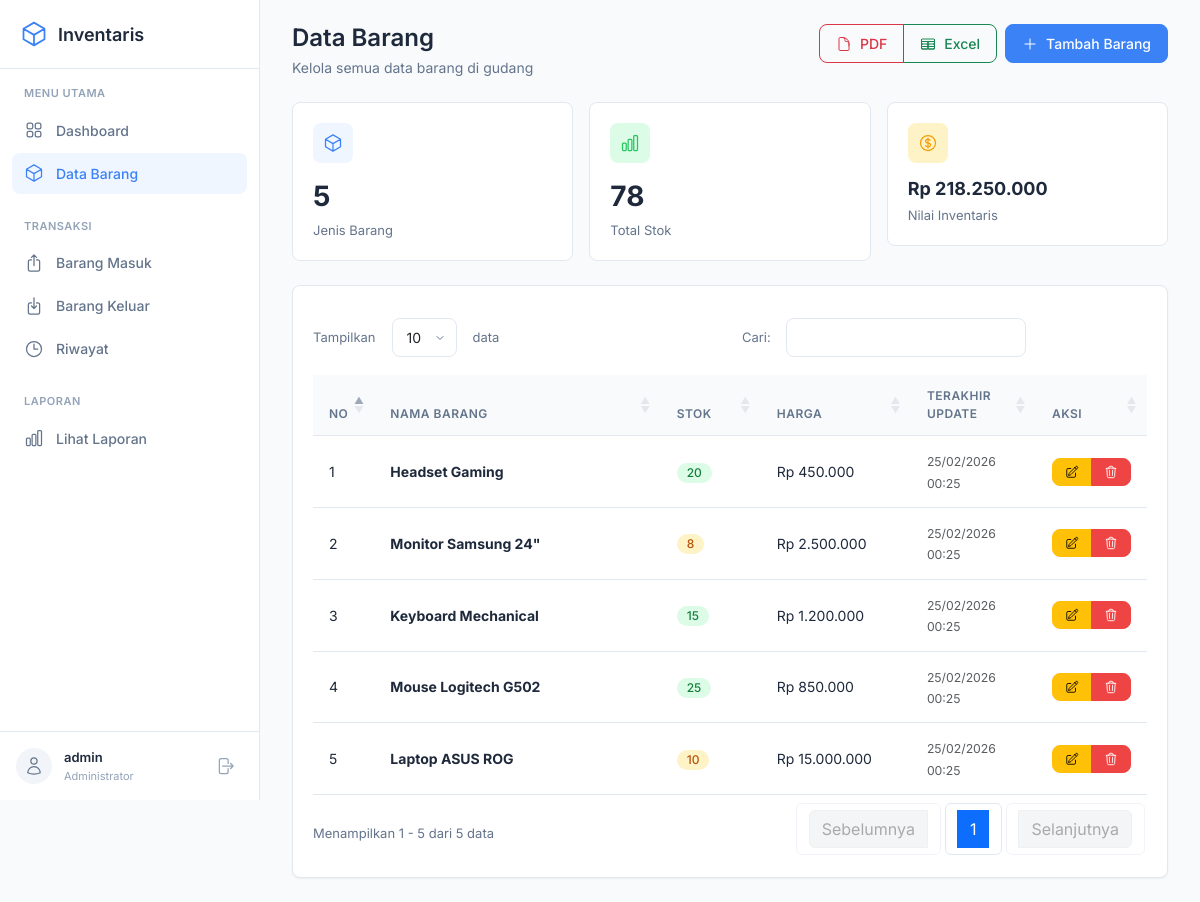
The app's page /app/barang/ (signed in) with its own data.
### tables this page shows
CREATE TABLE IF NOT EXISTS barang (
    id INT AUTO_INCREMENT PRIMARY KEY,
    nama_barang VARCHAR(100) NOT NULL,
    stok INT DEFAULT 0,
    harga DECIMAL(12,2) DEFAULT 0,
    created_at TIMESTAMP DEFAULT CURRENT_TIMESTAMP,
    updated_at TIMESTAMP DEFAULT CURRENT_TIMESTAMP ON UPDATE CURRENT_TIMESTAMP
);

### app/barang/index.php (the view, shortened to what this page needs)
<?php
require_once __DIR__ . '/../includes/header.php';
require_once __DIR__ . '/../config/koneksi.php';
$stmt = $pdo->query("SELECT * FROM barang ORDER BY id DESC");
$data_barang = $stmt->fetchAll();
$total_nilai = 0;
foreach ($data_barang as $b) {
    $total_nilai += $b['stok'] * $b['harga'];
}
?>
<div class="page-header d-flex justify-content-between align-items-start">
    <div>
        <h1>Data Barang</h1>
        <p>Kelola semua data barang di gudang</p>
    </div>
    <div class="d-flex gap-2">
        <div class="btn-group">
            <a href="export_pdf.php" class="btn btn-outline-danger" target="_blank" title="Export PDF">
                PDF
            </a>
            <a href="export_excel.php" class="btn btn-outline-success" title="Export Excel">
                Excel
            </a>
        </div>
        <a href="tambah.php" class="btn btn-primary">
            <svg xmlns="http://www.w3.org/2000/svg" fill="none" viewBox="0 0 24 24" stroke-width="1.5" stroke="currentColor" width="18" height="18">
                <path stroke-linecap="round" stroke-linejoin="round" d="M12 4.5v15m7.5-7.5h-15" />
            </svg>
            Tambah Barang
        </a>
    </div>
</div>
<div class="row g-3 mb-4">
    <div class="col-md-4">
        <div class="stat-card">
            <div class="stat-icon primary">
                <svg xmlns="http://www.w3.org/2000/svg" fill="none" viewBox="0 0 24 24" stroke-width="1.5" stroke="currentColor">
                    <path stroke-linecap="round" stroke-linejoin="round" d="m21 7.5-9-5.25L3 7.5m18 0-9 5.25m9-5.25v9l-9 5.25M3 7.5l9 5.25M3 7.5v9l9 5.25m0-9v9" />
                </svg>
            </div>
            <div class="stat-value"><?= count($data_barang) ?></div>
            <div class="stat-label">Jenis Barang</div>
        </div>
    </div>
    <div class="col-md-4">
        <div class="stat-card">
            <div class="stat-icon success">
            </div>
            <div class="stat-value"><?= number_format(array_sum(array_column($data_barang, 'stok'))) ?></div>
            <div class="stat-label">Total Stok</div>
        </div>
    </div>
    <div class="col-md-4">
        <div class="stat-card">
            <div class="stat-icon warning">
            </div>
            <div class="stat-value" style="font-size: 18px;">Rp <?= number_format($total_nilai, 0, ',', '.') ?></div>
            <div class="stat-label">Nilai Inventaris</div>
        </div>
    </div>
</div>
<div class="card">
    <div class="card-body">
        <div class="table-responsive">
            <table id="tabelBarang" class="table table-hover">
                <thead>
                    <tr>
                        <th width="5%">No</th>
                        <th>Nama Barang</th>
                        <th width="12%">Stok</th>
                        <th width="18%">Harga</th>
                        <th width="15%">Terakhir Update</th>
                        <th width="12%">Aksi</th>
                    </tr>
                </thead>
                <tbody>
                    <?php $no = 1; foreach ($data_barang as $barang): ?>
                    <tr>
                        <td><?= $no++ ?></td>
                        <td><strong><?= htmlspecialchars($barang['nama_barang']) ?></strong></td>
                        <td>
                            <?php
                                $stok = $barang['stok'];
                                if ($stok > 10) {
                                    $badge = 'success';
                                } elseif ($stok > 0) {
                                    $badge = 'warning';
                                } else {
                                    $badge = 'danger';
                                }
                            ?>
                            <span class="badge bg-<?= $badge ?>"><?= $stok ?></span>
                        </td>
                        <td>Rp <?= number_format($barang['harga'], 0, ',', '.') ?></td>
                        <td>
                            <small class="text-muted">
                                <?= date('d/m/Y H:i', strtotime($barang['updated_at'])) ?>
                            </small>
                        </td>
                        <td>
                            <div class="btn-group" role="group">
                                <a href="edit.php?id=<?= $barang['id'] ?>" class="btn btn-sm btn-warning" title="Edit">
                                </a>
                                <button onclick="hapusBarang(<?= $barang['id'] ?>, '<?= htmlspecialchars($barang['nama_barang'], ENT_QUOTES) ?>')"
                                        class="btn btn-sm btn-danger" title="Hapus">
                                </button>
                            </div>
                        </td>
                    </tr>
                    <?php endforeach; ?>
                </tbody>
            </table>
        </div>
    </div>
</div>
<?php require_once __DIR__ . '/../includes/footer.php'; ?>

### app/assets/css/style.css (style rules this page uses)
:root { --primary: #3b82f6; --primary-hover: #2563eb; --primary-light: #eff6ff; --bg-body: #f8fafc; --bg-sidebar: #ffffff; --bg-card: #ffffff; --bg-hover: #f1f5f9; --text-primary: #1e293b; --text-secondary: #64748b; --text-muted: #94a3b8; --border-color: #e2e8f0; --success: #22c55e; --danger: #ef4444; --warning: #f59e0b; --info: #0ea5e9; --font-family: 'Inter', -apple-system, BlinkMacSystemFont, sans-serif; --sidebar-width: 260px; --transition: all 0.2s ease; --shadow-sm: 0 1px 2px rgba(0, 0, 0, 0.05); --shadow: 0 1px 3px rgba(0, 0, 0, 0.1); --radius: 8px; }
* { margin: 0; padding: 0; box-sizing: border-box; }
body { font-family: var(--font-family); background: var(--bg-body); color: var(--text-primary); font-size: 14px; line-height: 1.5; }
.page-header { margin-bottom: 24px; }
.page-header h1 { font-size: 24px; font-weight: 600; color: var(--text-primary); margin-bottom: 4px; }
.page-header p { color: var(--text-secondary); margin: 0; }
.card { background: var(--bg-card); border: 1px solid var(--border-color); border-radius: var(--radius); box-shadow: var(--shadow-sm); }
.card-body { padding: 20px; }
.stat-card { padding: 20px; border-radius: var(--radius); background: var(--bg-card); border: 1px solid var(--border-color); }
.stat-card .stat-icon { width: 40px; height: 40px; border-radius: var(--radius); display: flex; align-items: center; justify-content: center; margin-bottom: 12px; }
.stat-card .stat-icon svg { width: 20px; height: 20px; }
.stat-card .stat-icon.primary { background: var(--primary-light); color: var(--primary); }
.stat-card .stat-icon.success { background: #dcfce7; color: var(--success); }
.stat-card .stat-icon.warning { background: #fef3c7; color: var(--warning); }
.stat-card .stat-value { font-size: 28px; font-weight: 700; color: var(--text-primary); margin-bottom: 4px; }
.stat-card .stat-label { font-size: 13px; color: var(--text-secondary); }
.btn { font-weight: 500; padding: 8px 16px; border-radius: var(--radius); font-size: 14px; transition: var(--transition); display: inline-flex; align-items: center; gap: 8px; }
.btn svg { width: 16px; height: 16px; }
.btn-primary { background: var(--primary); border-color: var(--primary); color: white; }
.btn-danger { background: var(--danger); border-color: var(--danger); }
.btn-sm { padding: 6px 12px; font-size: 13px; }
.btn-sm svg { width: 14px; height: 14px; }
.table { margin-bottom: 0; }
.table th { font-weight: 600; color: var(--text-secondary); font-size: 12px; text-transform: uppercase; letter-spacing: 0.5px; border-bottom: 1px solid var(--border-color); padding: 12px 16px; background: var(--bg-body); }
.table td { padding: 14px 16px; border-bottom: 1px solid var(--border-color); vertical-align: middle; color: var(--text-primary); }
.badge { font-weight: 500; padding: 4px 10px; border-radius: 20px; font-size: 12px; }
.badge.bg-success { background: #dcfce7 !important; color: #15803d !important; }
.badge.bg-warning { background: #fef3c7 !important; color: #b45309 !important; }

### records on screen
barang: nama_barang "Headset Gaming", stok "20", harga "450.000", updated_at "25/02/2026 00:25"
barang: nama_barang "Monitor Samsung 24\"", stok "8", harga "2.500.000", updated_at "25/02/2026 00:25"
barang: nama_barang "Keyboard Mechanical", stok "15", harga "1.200.000", updated_at "25/02/2026 00:25"
barang: nama_barang "Mouse Logitech G502", stok "25", harga "850.000", updated_at "25/02/2026 00:25"
barang: nama_barang "Laptop ASUS ROG", stok "10", harga "15.000.000", updated_at "25/02/2026 00:25"

### other values on screen
$_SESSION['username'] "admin"
count($data_barang) "5"
array_sum(array_column($data_barang, 'stok')) "78"
$total_nilai "218.250.000"
